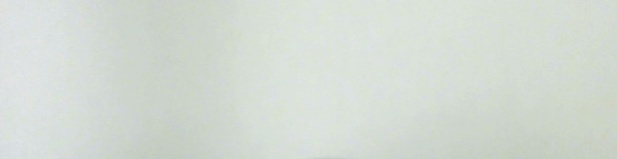
#> input picture Cropped/cropped_frame_0.jpg, 617 x 159 px, found by its file name
$ python matching.py   (older library calls are emulated)
#> lines starting #> are read from the running program, lines starting #| are printed output that depends on the picture
import cv2
from pylab import *
img1=cv2.imread('Data/cropped_frame_0.jpg',0)
#> img1: shape (159, 617); min 196, max 229, mean 215.8
img2=cv2.imread('Data/frame_0.jpg',0)
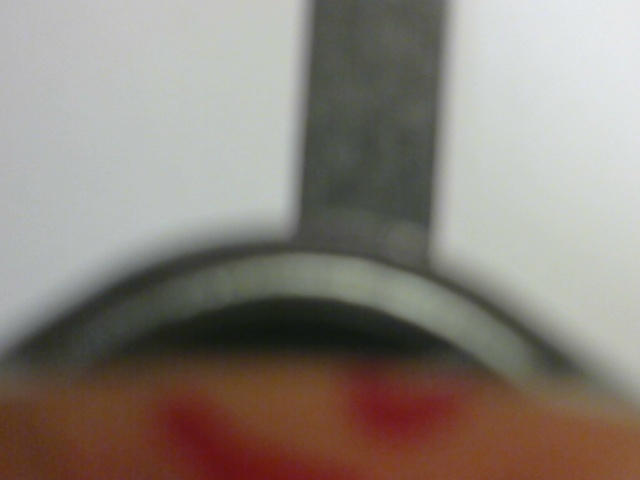
#> input picture Data/frame_0.jpg, 640 x 480 px
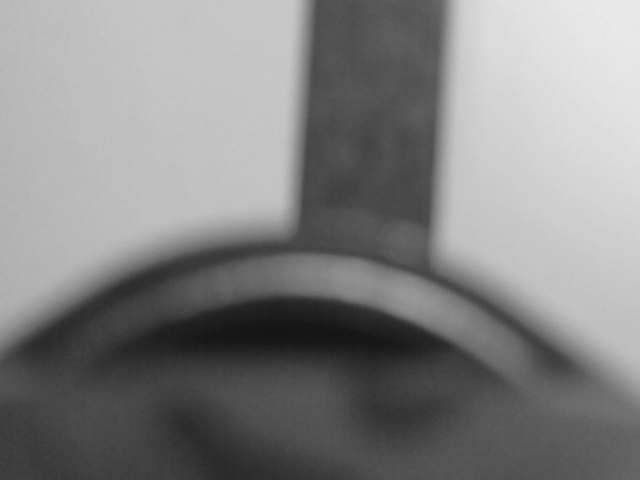
#> img2: shape (480, 640); min 19, max 234, mean 132
m_h,n_l=img1.shape
#> m_h = 159; n_l = 617
sift=cv2.SIFT()
kp1,des1=sift.detectAndCompute(img1,None)
#> kp1 = (); des1 = None
kp2,des2=sift.detectAndCompute(img2,None)
#> kp2 = 7 keypoints; (x, y, size): (407, 299, 31), (349, 281, 35.3), (172, 324, 110.2), (553, 358, 34.6), (56, 338, 41.1), (424, 268, 23), (424, 268, 23)
bf=cv2.BFMatcher()
matches=bf.knnMatch(des1,des2,k=2)
#> matches = ()
good=[]
for m,n in matches:
    if m.distance<0.75*n.distance:
        good.append([m])
#> this loop made 0 passes
#> after the loop, good = []
def appendimages(I,I1):
    rows=I.shape[0]
#> rows = 159
    rows_1=I1.shape[0]
#> rows_1 = 480
    if rows<rows_1:
#> (the run stopped early here; a loop or call above may not have finished)
